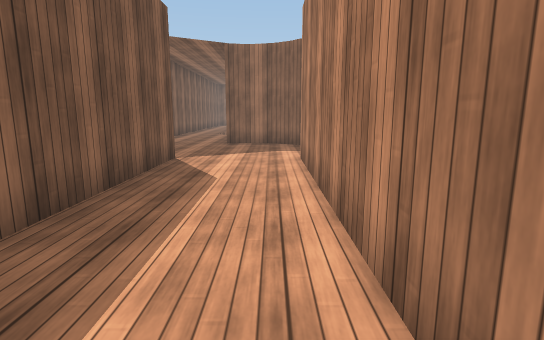
[1] (above)

18 first-person views from a walk through a scene from a Unity 3-D project. The camera is 1.2 m above the floor, tilts 10° down and sees 80° across. The floor is counted in squares, 1 m on a side. Each view is taken from the middle of a square. On the plan, view 1 faces up. The plan holds only what a view shows up to about 14 squares ahead; the rest is blank. The place goes on beyond the plan. The player character is not drawn. Surface patterns are stand-ins for the level's own textures.

[2]
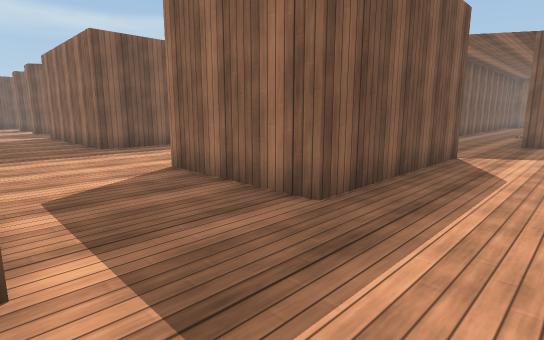

[3]
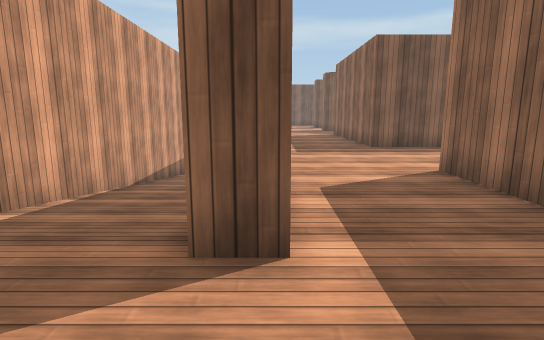

[4]
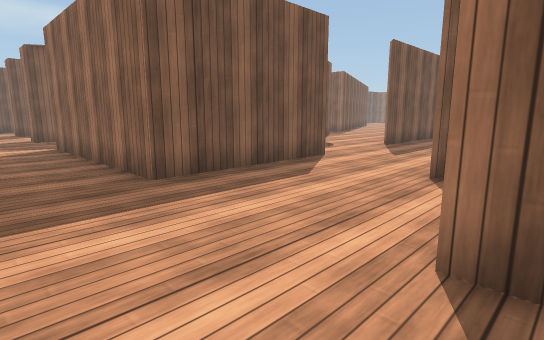

[5]
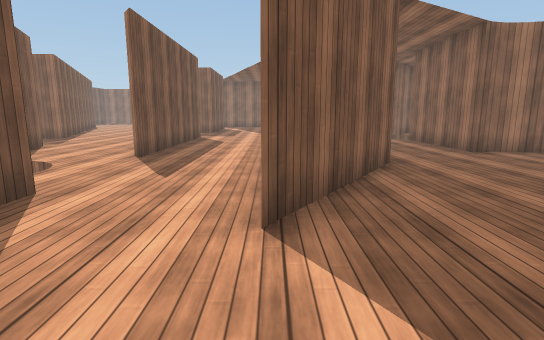

[6]
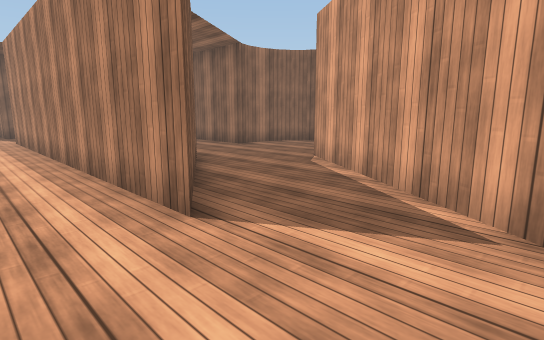

[7]
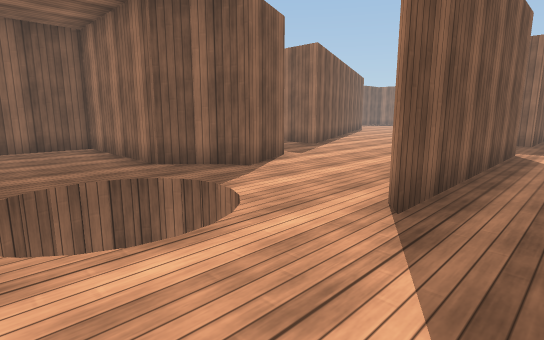

[8]
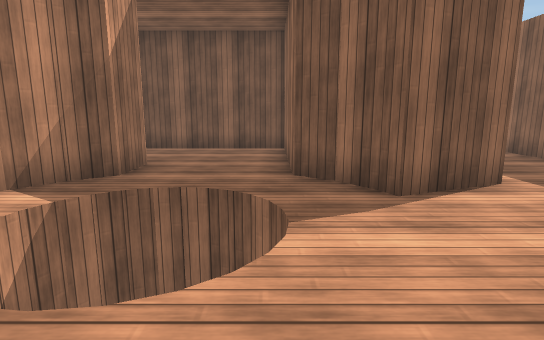

[9]
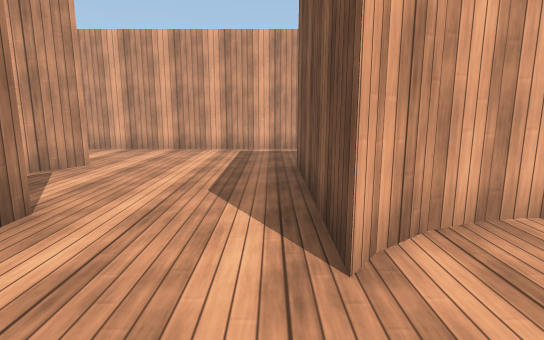

[10]
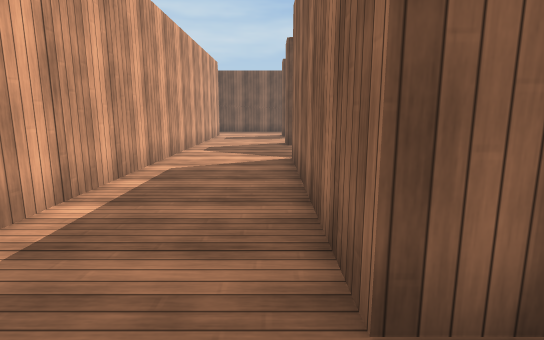

[11]
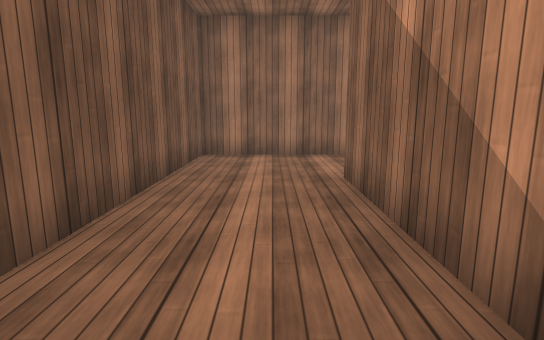

[12]
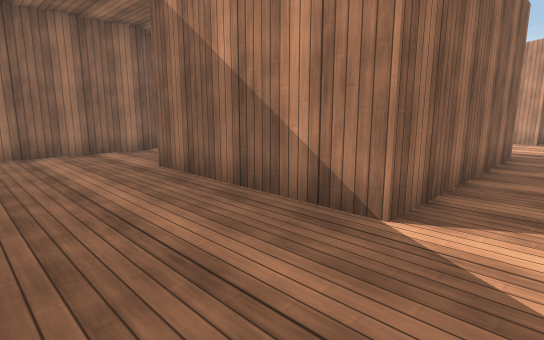

[13]
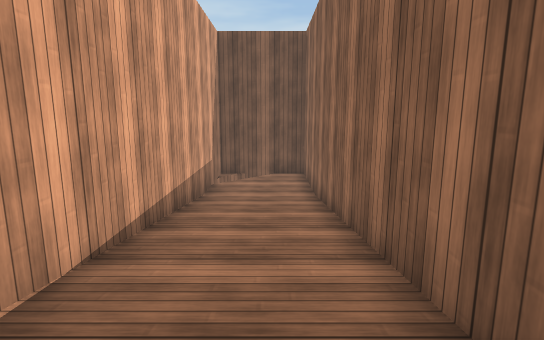

[14]
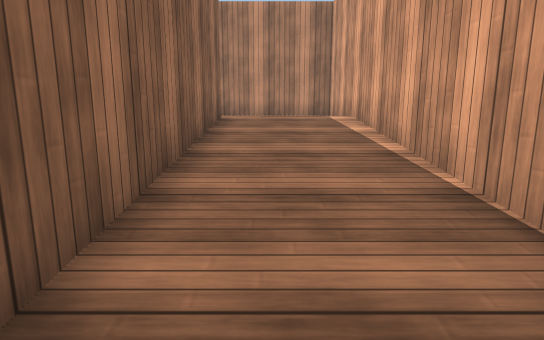

[15]
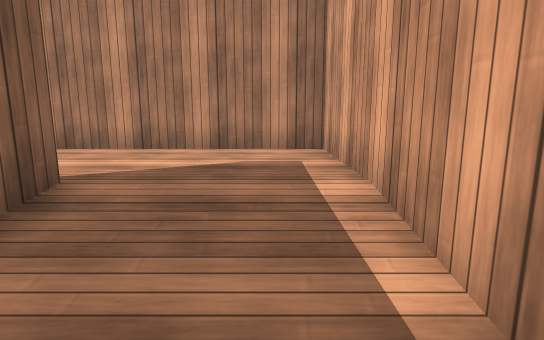

[16]
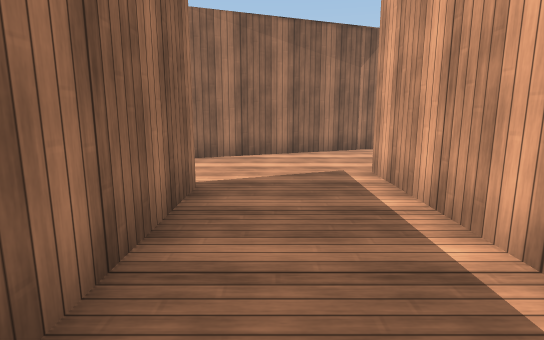

[17]
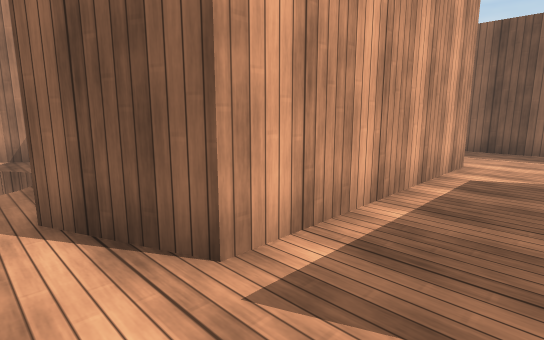

[18]
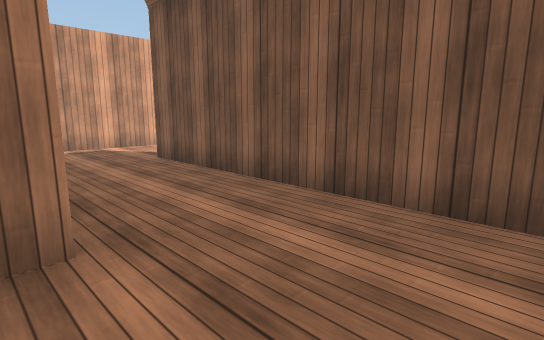

### Floor plan
Key: @ floor where view 1 was taken; # wall or solid block; . main floor; - floor 1.75 m lower than the main floor; / step, stairs or slope.
Columns run from 23 left of view 1 to 1 right of it. Each row starts with its distance up from view 1.
 18  #####...###. .#
 17 . ........##...#     #
 16 ..........##...#    .#
 15 #######....#...#   ..#
 14       ##...#...#   ..#
 13       ##...#...#   ..####
 12  ######....#...#   .....#
 11  #......  .....# ##......
 10  #.....    ....###.......
  9  #.....    ....##.......#
  8  #...##   .....##...#...#
  7  #...##   ##...#...##...#
  6  #...#     #.......##...#
  5  #...#     #......###...#
  4  #...#     #.....####...#
  3 ##...#######.....####...#
  2 ........................#
  1 ........................#
  0 .......................@#
 -1 #####################...#
 -2     #----///////////....#
 -3     #----///////////....#
 -4     # ---///////////....#
 -5     #####################

Where each view was taken, in squares from view 1:
view 1: 0 up, 0 right, facing up
view 2: 1 down, 0 right, facing up-left
view 3: 1 down, 0 right, facing left
view 4: 0 up, 6 left, facing up-left
view 5: 3 up, 8 left, facing up
view 6: 3 up, 10 left, facing up-right
view 7: 8 up, 10 left, facing up-left
view 8: 11 up, 11 left, facing left
view 9: 10 up, 11 left, facing down
view 10: 2 up, 10 left, facing left
view 11: 2 up, 20 left, facing up
view 12: 1 up, 22 left, facing up-right
view 13: 3 down, 6 left, facing left
view 14: 3 down, 11 left, facing right
view 15: 4 down, 6 left, facing right
view 16: 17 up, 23 left, facing right
view 17: 17 up, 15 left, facing down-left
view 18: 11 up, 18 left, facing down-left
